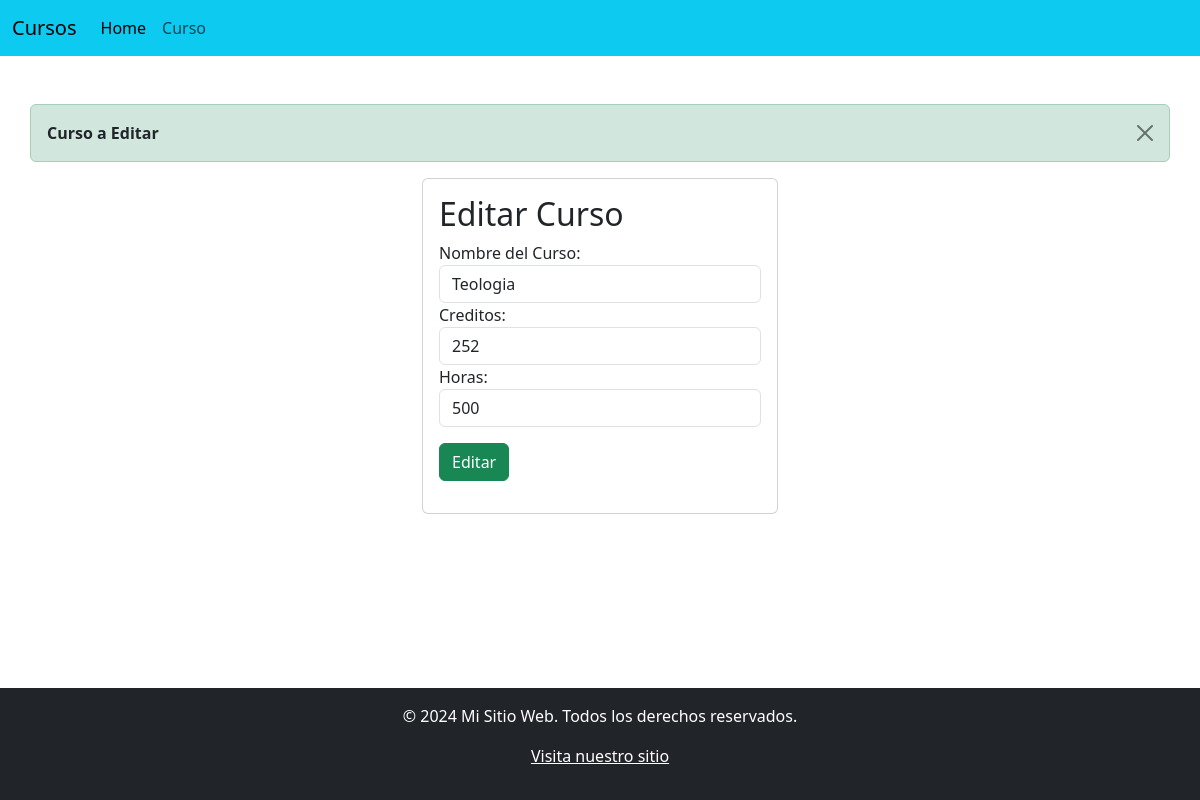
/editarCurso/7/, run on the app's committed database.
### Aplicaciones/Academico/models.py (models this page shows, shortened)
class Curso (models.Model):
    nombre = models.CharField(max_length=50)
    creditos = models.IntegerField()
    horas = models.IntegerField()

### Aplicaciones/Academico/views.py (the view)
# urls.py: path('editarCurso/<int:id>/', views.editarCurso),
def editarCurso(request, id):
    curso = Curso.objects.get(id=id)
    messages.success(request, 'Curso a Editar')
    return render(request, 'editarCurso.html', {'curso': curso})

### Aplicaciones/Academico/Templates/EditarCurso.html (shortened to what this page needs)
{% extends "./baseCurso.html" %}
{%block body%}
<div class="row">
    {% if messages %}
    {% for message in messages %}
    <div class="alert alert-dismissible alert-success fade show" role="alert">
        <button type="button" class="btn-close" data-bs-dismiss="alert" aria-label="Close"></button>
        <strong class="text-dark">{{ message }}</strong>
    </div>
    {% endfor %}
    {% endif %}
    <div class="col-md-4 offset-md-4">
        <div class="card">
            <div class="card-body">
                <h2>Editar Curso</h2>
                <form action="{% url 'edicionCurso' curso.id %}" method="POST">
                    <div class="form-group">
                        <label for="nombre">Nombre del Curso:</label>
                        <input type="text" name="nombre" id="nombreCurso"  value="{{curso.nombre}}" class="form-control" required
                            placeholder="Ingrese Nombre del Curso">
                    </div>
                    <div class="form-group">
                        <label for="Credito">Creditos:</label>
                        <input type="phone" name="creditos" id="creditoCurso" value="{{curso.creditos}}" class="form-control" required
                            placeholder="Ingrese Credito del Curso">
                    </div>
                    <div class="form-group">
                        <label for="Horas">Horas:</label>
                        <input type="phone" name="horas" id="horasCurso" value="{{curso.horas}}" class="form-control" required
                            placeholder="Ingrese Horas del Curso">
                    </div>
                    <div class="form-group py-3">
                        <button type="submit" class="btn btn-success btn-block text-white">Editar</button>
                    </div>
                </form>
            </div>
        </div>
    </div>
</div>
{% endblock %}

### Aplicaciones/Academico/static/css/style.css (style rules this page uses)
html, body { height: 100%; margin: 0; }

### data on the page
Curso: nombre "Teologia", creditos "252", horas "500"

### other printed values
{{ message }} "Curso a Editar"
